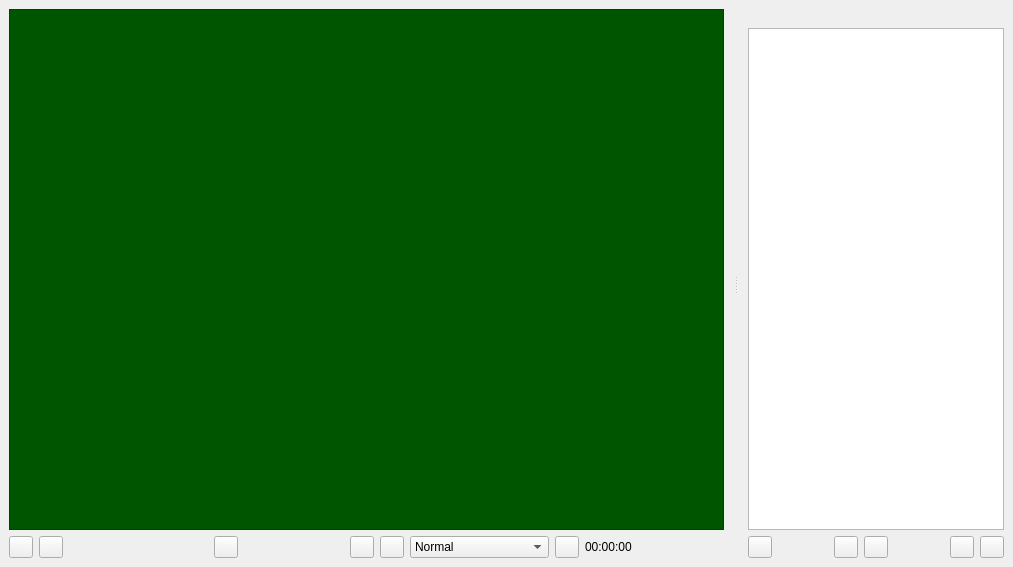
<?xml version="1.0" encoding="UTF-8"?>
<ui version="4.0">
 <class>MainWindow</class>
 <widget class="QMainWindow" name="MainWindow">
  <property name="geometry">
   <rect>
    <x>0</x>
    <y>0</y>
    <width>1013</width>
    <height>567</height>
   </rect>
  </property>
  <property name="windowTitle">
   <string>OpenDev Player</string>
  </property>
  <widget class="QWidget" name="centralwidget">
   <layout class="QGridLayout" name="gridLayout">
    <item row="0" column="12">
     <layout class="QVBoxLayout" name="verticalLayout">
      <item>
       <widget class="QFrame" name="videoDestination">
        <property name="sizePolicy">
         <sizepolicy hsizetype="Expanding" vsizetype="Expanding">
          <horstretch>0</horstretch>
          <verstretch>0</verstretch>
         </sizepolicy>
        </property>
        <property name="palette">
         <palette>
          <active>
           <colorrole role="WindowText">
            <brush brushstyle="SolidPattern">
             <color alpha="255">
              <red>255</red>
              <green>255</green>
              <blue>255</blue>
             </color>
            </brush>
           </colorrole>
           <colorrole role="Button">
            <brush brushstyle="SolidPattern">
             <color alpha="255">
              <red>0</red>
              <green>85</green>
              <blue>0</blue>
             </color>
            </brush>
           </colorrole>
           <colorrole role="Light">
            <brush brushstyle="SolidPattern">
             <color alpha="255">
              <red>0</red>
              <green>127</green>
              <blue>0</blue>
             </color>
            </brush>
           </colorrole>
           <colorrole role="Midlight">
            <brush brushstyle="SolidPattern">
             <color alpha="255">
              <red>0</red>
              <green>106</green>
              <blue>0</blue>
             </color>
            </brush>
           </colorrole>
           <colorrole role="Dark">
            <brush brushstyle="SolidPattern">
             <color alpha="255">
              <red>0</red>
              <green>42</green>
              <blue>0</blue>
             </color>
            </brush>
           </colorrole>
           <colorrole role="Mid">
            <brush brushstyle="SolidPattern">
             <color alpha="255">
              <red>0</red>
              <green>56</green>
              <blue>0</blue>
             </color>
            </brush>
           </colorrole>
           <colorrole role="Text">
            <brush brushstyle="SolidPattern">
             <color alpha="255">
              <red>255</red>
              <green>255</green>
              <blue>255</blue>
             </color>
            </brush>
           </colorrole>
           <colorrole role="BrightText">
            <brush brushstyle="SolidPattern">
             <color alpha="255">
              <red>255</red>
              <green>255</green>
              <blue>255</blue>
             </color>
            </brush>
           </colorrole>
           <colorrole role="ButtonText">
            <brush brushstyle="SolidPattern">
             <color alpha="255">
              <red>255</red>
              <green>255</green>
              <blue>255</blue>
             </color>
            </brush>
           </colorrole>
           <colorrole role="Base">
            <brush brushstyle="SolidPattern">
             <color alpha="255">
              <red>0</red>
              <green>0</green>
              <blue>0</blue>
             </color>
            </brush>
           </colorrole>
           <colorrole role="Window">
            <brush brushstyle="SolidPattern">
             <color alpha="255">
              <red>0</red>
              <green>85</green>
              <blue>0</blue>
             </color>
            </brush>
           </colorrole>
           <colorrole role="Shadow">
            <brush brushstyle="SolidPattern">
             <color alpha="255">
              <red>0</red>
              <green>0</green>
              <blue>0</blue>
             </color>
            </brush>
           </colorrole>
           <colorrole role="AlternateBase">
            <brush brushstyle="SolidPattern">
             <color alpha="255">
              <red>0</red>
              <green>42</green>
              <blue>0</blue>
             </color>
            </brush>
           </colorrole>
           <colorrole role="ToolTipBase">
            <brush brushstyle="SolidPattern">
             <color alpha="255">
              <red>255</red>
              <green>255</green>
              <blue>220</blue>
             </color>
            </brush>
           </colorrole>
           <colorrole role="ToolTipText">
            <brush brushstyle="SolidPattern">
             <color alpha="255">
              <red>0</red>
              <green>0</green>
              <blue>0</blue>
             </color>
            </brush>
           </colorrole>
          </active>
          <inactive>
           <colorrole role="WindowText">
            <brush brushstyle="SolidPattern">
             <color alpha="255">
              <red>255</red>
              <green>255</green>
              <blue>255</blue>
             </color>
            </brush>
           </colorrole>
           <colorrole role="Button">
            <brush brushstyle="SolidPattern">
             <color alpha="255">
              <red>0</red>
              <green>85</green>
              <blue>0</blue>
             </color>
            </brush>
           </colorrole>
           <colorrole role="Light">
            <brush brushstyle="SolidPattern">
             <color alpha="255">
              <red>0</red>
              <green>127</green>
              <blue>0</blue>
             </color>
            </brush>
           </colorrole>
           <colorrole role="Midlight">
            <brush brushstyle="SolidPattern">
             <color alpha="255">
              <red>0</red>
              <green>106</green>
              <blue>0</blue>
             </color>
            </brush>
           </colorrole>
           <colorrole role="Dark">
            <brush brushstyle="SolidPattern">
             <color alpha="255">
              <red>0</red>
              <green>42</green>
              <blue>0</blue>
             </color>
            </brush>
           </colorrole>
           <colorrole role="Mid">
            <brush brushstyle="SolidPattern">
             <color alpha="255">
              <red>0</red>
              <green>56</green>
              <blue>0</blue>
             </color>
            </brush>
           </colorrole>
           <colorrole role="Text">
            <brush brushstyle="SolidPattern">
             <color alpha="255">
              <red>255</red>
              <green>255</green>
              <blue>255</blue>
             </color>
            </brush>
           </colorrole>
           <colorrole role="BrightText">
            <brush brushstyle="SolidPattern">
             <color alpha="255">
              <red>255</red>
              <green>255</green>
              <blue>255</blue>
             </color>
            </brush>
           </colorrole>
           <colorrole role="ButtonText">
            <brush brushstyle="SolidPattern">
             <color alpha="255">
              <red>255</red>
              <green>255</green>
              <blue>255</blue>
             </color>
            </brush>
           </colorrole>
           <colorrole role="Base">
            <brush brushstyle="SolidPattern">
             <color alpha="255">
              <red>0</red>
              <green>0</green>
              <blue>0</blue>
             </color>
            </brush>
           </colorrole>
           <colorrole role="Window">
            <brush brushstyle="SolidPattern">
             <color alpha="255">
              <red>0</red>
              <green>85</green>
              <blue>0</blue>
             </color>
            </brush>
           </colorrole>
           <colorrole role="Shadow">
            <brush brushstyle="SolidPattern">
             <color alpha="255">
              <red>0</red>
              <green>0</green>
              <blue>0</blue>
             </color>
            </brush>
           </colorrole>
           <colorrole role="AlternateBase">
            <brush brushstyle="SolidPattern">
             <color alpha="255">
              <red>0</red>
              <green>42</green>
              <blue>0</blue>
             </color>
            </brush>
           </colorrole>
           <colorrole role="ToolTipBase">
            <brush brushstyle="SolidPattern">
             <color alpha="255">
              <red>255</red>
              <green>255</green>
              <blue>220</blue>
             </color>
            </brush>
           </colorrole>
           <colorrole role="ToolTipText">
            <brush brushstyle="SolidPattern">
             <color alpha="255">
              <red>0</red>
              <green>0</green>
              <blue>0</blue>
             </color>
            </brush>
           </colorrole>
          </inactive>
          <disabled>
           <colorrole role="WindowText">
            <brush brushstyle="SolidPattern">
             <color alpha="255">
              <red>0</red>
              <green>42</green>
              <blue>0</blue>
             </color>
            </brush>
           </colorrole>
           <colorrole role="Button">
            <brush brushstyle="SolidPattern">
             <color alpha="255">
              <red>0</red>
              <green>85</green>
              <blue>0</blue>
             </color>
            </brush>
           </colorrole>
           <colorrole role="Light">
            <brush brushstyle="SolidPattern">
             <color alpha="255">
              <red>0</red>
              <green>127</green>
              <blue>0</blue>
             </color>
            </brush>
           </colorrole>
           <colorrole role="Midlight">
            <brush brushstyle="SolidPattern">
             <color alpha="255">
              <red>0</red>
              <green>106</green>
              <blue>0</blue>
             </color>
            </brush>
           </colorrole>
           <colorrole role="Dark">
            <brush brushstyle="SolidPattern">
             <color alpha="255">
              <red>0</red>
              <green>42</green>
              <blue>0</blue>
             </color>
            </brush>
           </colorrole>
           <colorrole role="Mid">
            <brush brushstyle="SolidPattern">
             <color alpha="255">
              <red>0</red>
              <green>56</green>
              <blue>0</blue>
             </color>
            </brush>
           </colorrole>
           <colorrole role="Text">
            <brush brushstyle="SolidPattern">
             <color alpha="255">
              <red>0</red>
              <green>42</green>
              <blue>0</blue>
             </color>
            </brush>
           </colorrole>
           <colorrole role="BrightText">
            <brush brushstyle="SolidPattern">
             <color alpha="255">
              <red>255</red>
              <green>255</green>
              <blue>255</blue>
             </color>
            </brush>
           </colorrole>
           <colorrole role="ButtonText">
            <brush brushstyle="SolidPattern">
             <color alpha="255">
              <red>0</red>
              <green>42</green>
              <blue>0</blue>
             </color>
            </brush>
           </colorrole>
           <colorrole role="Base">
            <brush brushstyle="SolidPattern">
             <color alpha="255">
              <red>0</red>
              <green>85</green>
              <blue>0</blue>
             </color>
            </brush>
           </colorrole>
           <colorrole role="Window">
            <brush brushstyle="SolidPattern">
             <color alpha="255">
              <red>0</red>
              <green>85</green>
              <blue>0</blue>
             </color>
            </brush>
           </colorrole>
           <colorrole role="Shadow">
            <brush brushstyle="SolidPattern">
             <color alpha="255">
              <red>0</red>
              <green>0</green>
              <blue>0</blue>
             </color>
            </brush>
           </colorrole>
           <colorrole role="AlternateBase">
            <brush brushstyle="SolidPattern">
             <color alpha="255">
              <red>0</red>
              <green>85</green>
              <blue>0</blue>
             </color>
            </brush>
           </colorrole>
           <colorrole role="ToolTipBase">
            <brush brushstyle="SolidPattern">
             <color alpha="255">
              <red>255</red>
              <green>255</green>
              <blue>220</blue>
             </color>
            </brush>
           </colorrole>
           <colorrole role="ToolTipText">
            <brush brushstyle="SolidPattern">
             <color alpha="255">
              <red>0</red>
              <green>0</green>
              <blue>0</blue>
             </color>
            </brush>
           </colorrole>
          </disabled>
         </palette>
        </property>
        <property name="layoutDirection">
         <enum>Qt::LeftToRight</enum>
        </property>
        <property name="autoFillBackground">
         <bool>true</bool>
        </property>
        <property name="frameShape">
         <enum>QFrame::StyledPanel</enum>
        </property>
        <property name="frameShadow">
         <enum>QFrame::Raised</enum>
        </property>
        <zorder>verticalSpacer</zorder>
        <zorder>lswPlayList</zorder>
       </widget>
      </item>
     </layout>
    </item>
    <item row="1" column="12">
     <layout class="QHBoxLayout" name="horizontalLayout">
      <item>
       <widget class="QPushButton" name="btnPlayPause">
        <property name="maximumSize">
         <size>
          <width>24</width>
          <height>24</height>
         </size>
        </property>
        <property name="text">
         <string/>
        </property>
        <property name="icon">
         <iconset resource="icons.qrc">
          <normaloff>:/Buttons/icons/media-playback-start.png</normaloff>
          <normalon>:/Buttons/icons/media-playback-pause.png</normalon>:/Buttons/icons/media-playback-start.png</iconset>
        </property>
        <property name="shortcut">
         <string>Space</string>
        </property>
        <property name="checkable">
         <bool>true</bool>
        </property>
       </widget>
      </item>
      <item>
       <widget class="QPushButton" name="btnStop">
        <property name="maximumSize">
         <size>
          <width>24</width>
          <height>24</height>
         </size>
        </property>
        <property name="text">
         <string/>
        </property>
        <property name="icon">
         <iconset resource="icons.qrc">
          <normaloff>:/Buttons/icons/media-playback-stop.png</normaloff>:/Buttons/icons/media-playback-stop.png</iconset>
        </property>
        <property name="shortcut">
         <string>Esc</string>
        </property>
       </widget>
      </item>
      <item>
       <widget class="Phonon::SeekSlider" name="sldSeek">
        <property name="enabled">
         <bool>true</bool>
        </property>
        <property name="maximumSize">
         <size>
          <width>16777215</width>
          <height>24</height>
         </size>
        </property>
        <property name="mouseTracking">
         <bool>false</bool>
        </property>
       </widget>
      </item>
      <item>
       <widget class="QPushButton" name="btnPrevious">
        <property name="maximumSize">
         <size>
          <width>24</width>
          <height>24</height>
         </size>
        </property>
        <property name="text">
         <string/>
        </property>
        <property name="icon">
         <iconset resource="icons.qrc">
          <normaloff>:/Buttons/icons/media-skip-backward.png</normaloff>:/Buttons/icons/media-skip-backward.png</iconset>
        </property>
        <property name="shortcut">
         <string>PgUp</string>
        </property>
       </widget>
      </item>
      <item>
       <widget class="Phonon::VolumeSlider" name="sldVolume">
        <property name="maximumSize">
         <size>
          <width>100</width>
          <height>24</height>
         </size>
        </property>
       </widget>
      </item>
      <item>
       <widget class="QPushButton" name="btnNext">
        <property name="maximumSize">
         <size>
          <width>24</width>
          <height>24</height>
         </size>
        </property>
        <property name="text">
         <string/>
        </property>
        <property name="icon">
         <iconset resource="icons.qrc">
          <normaloff>:/Buttons/icons/media-skip-forward.png</normaloff>:/Buttons/icons/media-skip-forward.png</iconset>
        </property>
        <property name="shortcut">
         <string>PgDown</string>
        </property>
       </widget>
      </item>
      <item>
       <widget class="QPushButton" name="btnFullscreen">
        <property name="maximumSize">
         <size>
          <width>24</width>
          <height>24</height>
         </size>
        </property>
        <property name="text">
         <string/>
        </property>
        <property name="icon">
         <iconset resource="icons.qrc">
          <normaloff>:/Buttons/icons/view-fullscreen.png</normaloff>:/Buttons/icons/view-fullscreen.png</iconset>
        </property>
        <property name="shortcut">
         <string>F</string>
        </property>
       </widget>
      </item>
      <item>
       <widget class="QComboBox" name="cbxVideoAspect">
        <property name="maximumSize">
         <size>
          <width>16777215</width>
          <height>24</height>
         </size>
        </property>
        <item>
         <property name="text">
          <string>Normal</string>
         </property>
        </item>
        <item>
         <property name="text">
          <string>Fill</string>
         </property>
        </item>
       </widget>
      </item>
      <item>
       <widget class="QPushButton" name="btnAbout">
        <property name="maximumSize">
         <size>
          <width>24</width>
          <height>24</height>
         </size>
        </property>
        <property name="text">
         <string/>
        </property>
        <property name="icon">
         <iconset resource="icons.qrc">
          <normaloff>:/Buttons/icons/help-about.png</normaloff>:/Buttons/icons/help-about.png</iconset>
        </property>
        <property name="shortcut">
         <string>H</string>
        </property>
       </widget>
      </item>
      <item>
       <widget class="QLabel" name="lblTime">
        <property name="maximumSize">
         <size>
          <width>16777215</width>
          <height>24</height>
         </size>
        </property>
        <property name="text">
         <string>00:00:00</string>
        </property>
        <property name="textFormat">
         <enum>Qt::LogText</enum>
        </property>
       </widget>
      </item>
     </layout>
    </item>
   </layout>
  </widget>
  <widget class="QDockWidget" name="dockWidget_3">
   <property name="enabled">
    <bool>true</bool>
   </property>
   <property name="contextMenuPolicy">
    <enum>Qt::NoContextMenu</enum>
   </property>
   <property name="floating">
    <bool>false</bool>
   </property>
   <property name="features">
    <set>QDockWidget::DockWidgetMovable</set>
   </property>
   <property name="allowedAreas">
    <set>Qt::LeftDockWidgetArea|Qt::RightDockWidgetArea</set>
   </property>
   <attribute name="dockWidgetArea">
    <number>2</number>
   </attribute>
   <widget class="QWidget" name="dockWidgetContents_3">
    <layout class="QGridLayout" name="gridLayout_2">
     <item row="1" column="2">
      <widget class="QPushButton" name="btnShufflePlayList">
       <property name="maximumSize">
        <size>
         <width>24</width>
         <height>24</height>
        </size>
       </property>
       <property name="text">
        <string/>
       </property>
       <property name="icon">
        <iconset resource="icons.qrc">
         <normaloff>:/Buttons/icons/media-playlist-shuffle.png</normaloff>:/Buttons/icons/media-playlist-shuffle.png</iconset>
       </property>
       <property name="shortcut">
        <string>S</string>
       </property>
      </widget>
     </item>
     <item row="1" column="6">
      <widget class="QPushButton" name="btnClearPlayList">
       <property name="maximumSize">
        <size>
         <width>24</width>
         <height>24</height>
        </size>
       </property>
       <property name="icon">
        <iconset resource="icons.qrc">
         <normaloff>:/Buttons/icons/edit-clear.png</normaloff>:/Buttons/icons/edit-clear.png</iconset>
       </property>
       <property name="shortcut">
        <string>C</string>
       </property>
      </widget>
     </item>
     <item row="1" column="5">
      <widget class="QPushButton" name="btnRemoveMedia">
       <property name="maximumSize">
        <size>
         <width>24</width>
         <height>24</height>
        </size>
       </property>
       <property name="text">
        <string/>
       </property>
       <property name="icon">
        <iconset resource="icons.qrc">
         <normaloff>:/Buttons/icons/list-remove.png</normaloff>:/Buttons/icons/list-remove.png</iconset>
       </property>
       <property name="shortcut">
        <string>Del</string>
       </property>
      </widget>
     </item>
     <item row="1" column="1">
      <spacer name="horizontalSpacer">
       <property name="orientation">
        <enum>Qt::Horizontal</enum>
       </property>
       <property name="sizeHint" stdset="0">
        <size>
         <width>40</width>
         <height>20</height>
        </size>
       </property>
      </spacer>
     </item>
     <item row="1" column="0">
      <widget class="QPushButton" name="btnAddMedia">
       <property name="maximumSize">
        <size>
         <width>24</width>
         <height>24</height>
        </size>
       </property>
       <property name="styleSheet">
        <string notr="true"/>
       </property>
       <property name="text">
        <string/>
       </property>
       <property name="icon">
        <iconset resource="icons.qrc">
         <normaloff>:/Buttons/icons/list-add.png</normaloff>:/Buttons/icons/list-add.png</iconset>
       </property>
       <property name="shortcut">
        <string>A</string>
       </property>
      </widget>
     </item>
     <item row="1" column="3">
      <widget class="QPushButton" name="btnRepeatPlayList">
       <property name="maximumSize">
        <size>
         <width>24</width>
         <height>24</height>
        </size>
       </property>
       <property name="text">
        <string/>
       </property>
       <property name="icon">
        <iconset resource="icons.qrc">
         <normaloff>:/Buttons/icons/media-playlist-repeat.png</normaloff>:/Buttons/icons/media-playlist-repeat.png</iconset>
       </property>
       <property name="shortcut">
        <string>R</string>
       </property>
      </widget>
     </item>
     <item row="1" column="4">
      <spacer name="horizontalSpacer_2">
       <property name="orientation">
        <enum>Qt::Horizontal</enum>
       </property>
       <property name="sizeHint" stdset="0">
        <size>
         <width>40</width>
         <height>20</height>
        </size>
       </property>
      </spacer>
     </item>
     <item row="0" column="0" colspan="7">
      <widget class="QListWidget" name="lswPlayList"/>
     </item>
    </layout>
   </widget>
  </widget>
 </widget>
 <customwidgets>
  <customwidget>
   <class>Phonon::SeekSlider</class>
   <extends>QWidget</extends>
   <header location="global">phonon/seekslider.h</header>
  </customwidget>
  <customwidget>
   <class>Phonon::VolumeSlider</class>
   <extends>QWidget</extends>
   <header location="global">phonon/volumeslider.h</header>
  </customwidget>
 </customwidgets>
 <resources>
  <include location="icons.qrc"/>
 </resources>
 <connections/>
</ui>
